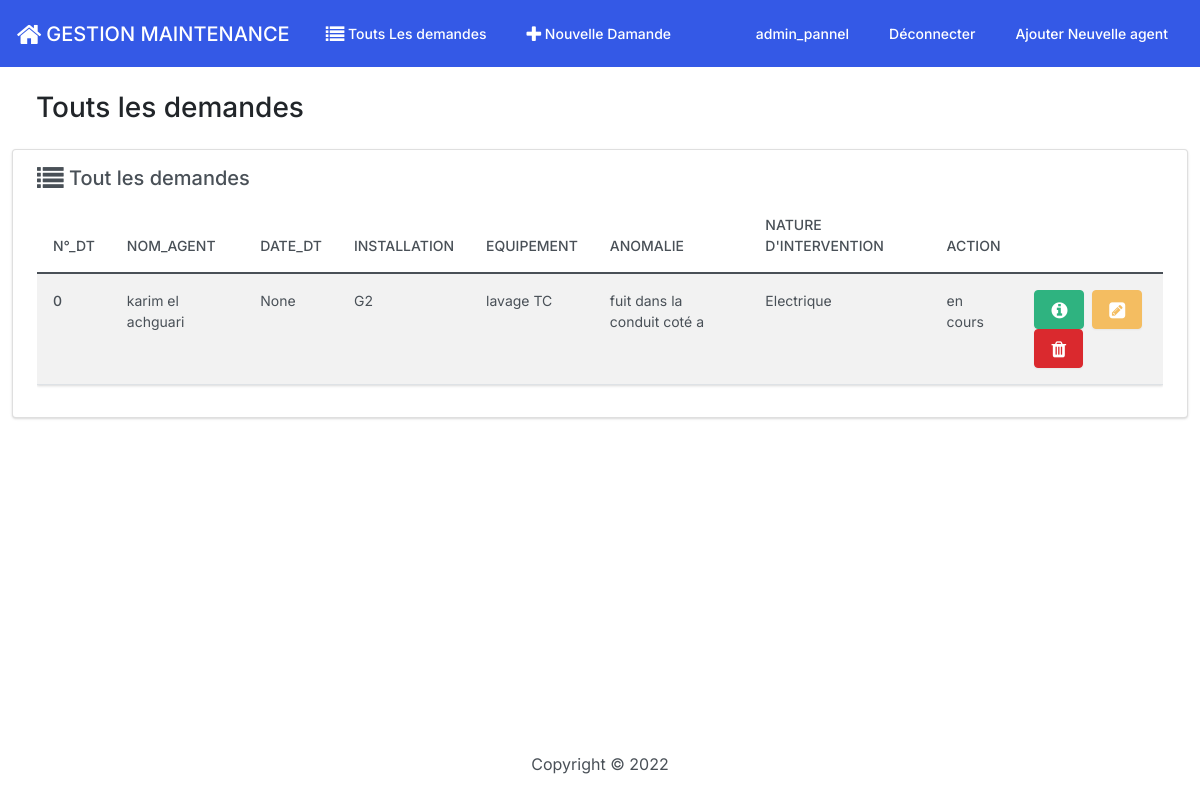
Page /curative/ (signed in) on the earlier database version.
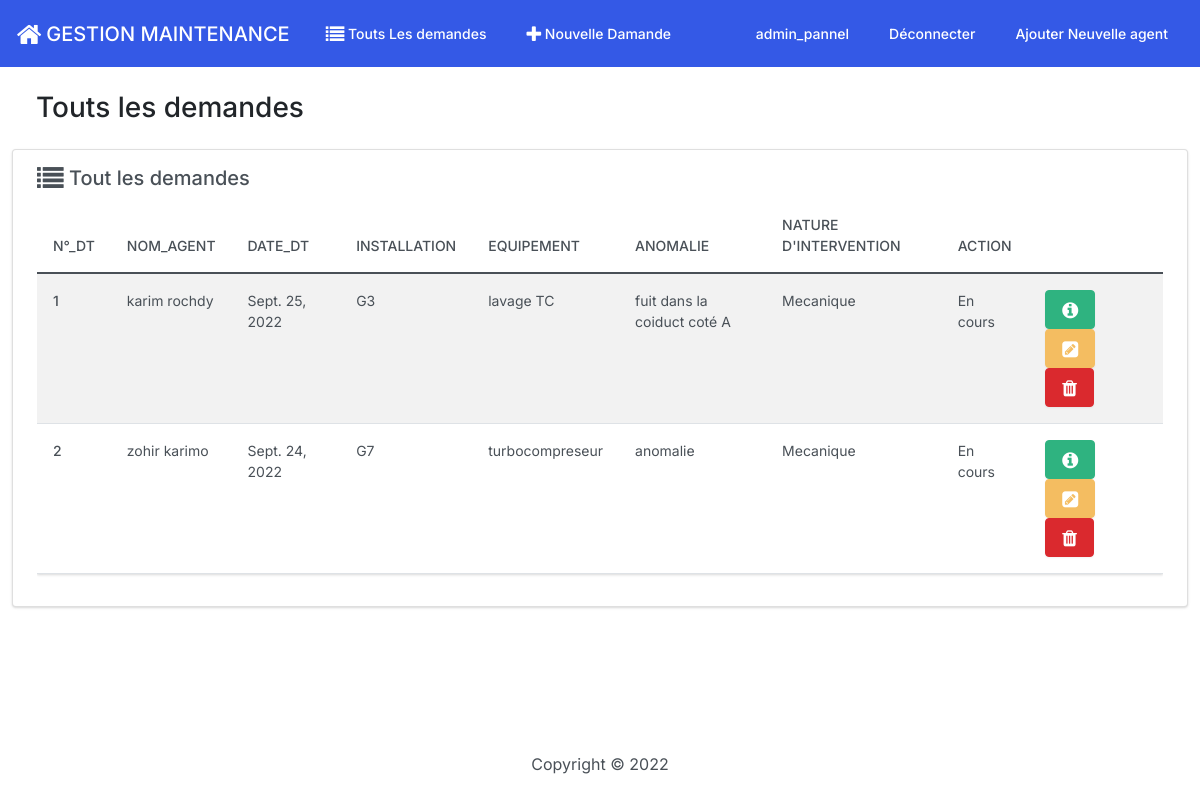
Same page on the later database version.
### dt/models.py (models this page shows, shortened)
class work_request(models.Model):
    CHOICES = (("Electrique","Electrique"), ("Mecanique","Mecanique"), ("Commun","Commun"))
    number_DT= models.PositiveIntegerField(verbose_name = 'N°_DT', default=from_500)
    first_name = models.CharField(max_length =20, verbose_name = 'Nom')
    last_name = models.CharField(max_length = 20, verbose_name = 'Prenom')
    equipement = models.CharField(max_length = 20, verbose_name = 'Equipement')
    installation = models.CharField(max_length = 20, verbose_name = 'Installation')
    anomlie = models.TextField(max_length =500, verbose_name = 'Anomalie')
    service_conserne = models.CharField(choices= CHOICES, max_length = 20, verbose_name = 'Service consernée')
    Status = models.CharField( max_length=10, verbose_name = 'Action')
    date_creation = models.DateField()
    date_modifie = models.DateTimeField(auto_now_add = True)
    class Meta:
        verbose_name_plural = 'Demande de travaux'

### dt/views.py (the view)
# urls.py: path('',views.handel_work_request, name = 'handel_work_request'),
@login_required(login_url = 'user_login')
def handel_work_request(request):
    all_work_request = work_request.objects.all()
    context = {'all_work_request': all_work_request}
    return render(request, 'dt/index.html', context)

### dt/templates/dt/index.html (shortened to what this page needs)
{% extends 'base.html'%}
{% block content %}
<div class = 'container-fluid'>
  <h3 class = 'm-4'>Touts les demandes</h3>
  <div class = 'row'>
    <div class = 'col-12'>
       {% if all_work_request %}
       <div class="card">
        <div class="card-body">
          <h5 class="card-title"><i class="fa fa-list fa-lg" aria-hidden="true"></i> Tout les demandes</h5>
          <div class="table-responsive ">
            <table class="table table-striped table-class hidden-sm hidden-xs" >
            <thead  class="cf">
              <tr>
                <th scope="col">N°_DT</th>
                <th scope="col">Nom_Agent</th>
                <th scope="col">Date_DT</th>
                <th scope="col">Installation</th>
                <th scope="col">Equipement</th>
                <th scope="col">Anomalie</th>
                <th scope = 'col'>Nature d'intervention</th>
                <th scope="col">Action</th>
              </tr>
            </thead>
            <tbody>
          {% for request in all_work_request %}
              <tr>
                <th scope="row">{{ request.number_DT }}</th>
                <td>{{ request.first_name }} {{ request.last_name }}</td>
                <td>{{ request.date_creation }}</td>
                <td>{{ request.installation }}</td>
                <td> {{ request.equipement }}</td>
                <td>{{request.anomlie }}</td>
                <td>{{ request.service_conserne }}</td>
                <td>{{ request.Status }}</td>
                <td><button type="button" class = "btn btn-success me-1" href="{% url 'handel_view_wr' request.id %}"
                  data-bs-toggle="modal"  data-bs-target= "#myModal{{request.id}}">
                  <i class="fa fa-info-circle fa-lg" aria-hidden="true"></i>
                </button>
                    <a type="button" class = 'btn btn-warning me-1' href = "{% url 'edit_wr' request.id %}" > <i class="fa fa-pencil-square fa-lg" aria-hidden="true"></i></a>
                    <button type = "button" class = 'btn btn-danger me-1' data-bs-toggle="modal" data-bs-target = '#delete{{request.id}}'>
                      <i class = 'fa fa-trash fa-lg'></i></button>
                </td>
              </tr>
          {% endfor %}
            </tbody>
          </table>
        </div>
        </div>
      </div>
       {% else %}
        <h5 class=" alert alert-primary ms-4 me-4">Non demande au'jourduit</h5>
       {% endif %}
      </div>
    </div>
  </div>
{% endblock %}

Differences in the rows shown:
removed work_request: number_DT "0", first_name "karim", last_name "el achguari", date_creation "None", installation "G2", equipement "lavage TC", anomlie "fuit dans la conduit coté a", service_conserne "Electrique", Status "en cours"
added work_request: number_DT "1", first_name "karim", last_name "rochdy", date_creation "Sept. 25, 2022", installation "G3", equipement "lavage TC", anomlie "fuit dans la coiduct coté A", service_conserne "Mecanique", Status "En cours"
added work_request: number_DT "2", first_name "zohir", last_name "karimo", date_creation "Sept. 24, 2022", installation "G7", equipement "turbocompreseur", anomlie "anomalie", service_conserne "Mecanique", Status "En cours"
